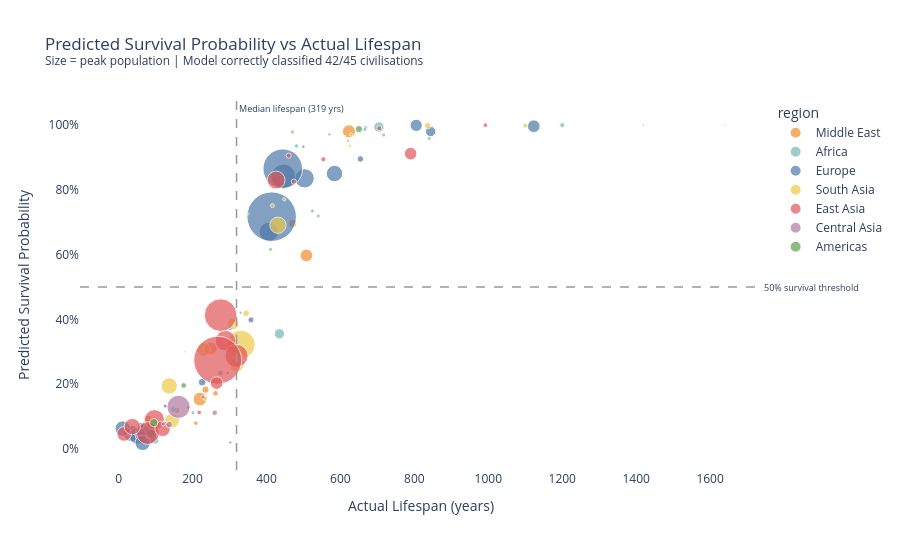

Notebook code for this chart:
### Code cell
def build_survival_scatter(survival_df):
    plot_df = survival_df.merge(
        df[['name', 'region', 'peak_population_m',
            'primary_collapse_trigger', 'founding_era']],
        on='name',
        how='left',
        suffixes=('', '_drop')
    )
    # Drop duplicate columns from merge
    plot_df = plot_df[[c for c in plot_df.columns
                       if not c.endswith('_drop')]]

    fig = px.scatter(
        plot_df,
        x='lifespan_years',
        y='survival_probability',
        color='region',
        size='peak_population_m',
        hover_name='name',
        hover_data={
            'lifespan_years': True,
            'survival_probability': ':.1%',
            'primary_collapse_trigger': True,
            'founding_era': True,
            'peak_population_m': ':.0f',
            'region': False
        },
        color_discrete_map=REGION_COLOURS,
        size_max=35,
        title=(
            'Predicted Survival Probability vs Actual Lifespan<br>'
            '<sup>Size = peak population | '
            'Model correctly classified 42/45 civilisations</sup>'
        )
    )

    fig.add_vline(
        x=319, line_dash='dash',
        line_color='#999999', line_width=1.5,
        annotation_text='Median lifespan (319 yrs)',
        annotation_position='top right',
        annotation_font_size=9
    )

    fig.add_hline(
        y=0.5, line_dash='dash',
        line_color='#999999', line_width=1.5,
        annotation_text='50% survival threshold',
        annotation_position='right',
        annotation_font_size=9
    )

    fig.update_layout(
        height=550,
        plot_bgcolor='white',
        paper_bgcolor='white',
        xaxis_title='Actual Lifespan (years)',
        yaxis_title='Predicted Survival Probability',
        yaxis_tickformat='.0%'
    )

    return fig


fig_survival = build_survival_scatter(survival_df)
fig_survival.show()
fig_survival.write_html("../data/processed/viz_survival.html")
print("Survival scatter built and saved")

### Figure 1 — Plotly figure (JSON) as saved in the notebook; plotly's stock layout.template omitted (floating-point values rounded to 4 significant figures)
{"data": [{"customdata": [["conquest", "Bronze Age", 0.5, "Middle East"], ["climate", "Bronze Age", 0.8, "Middle East"], ["conquest", "Classical", 2, "Middle East"], ["conquest", "Classical", 35, "Middle East"], ["conquest", "Classical", 20, "Middle East"], ["conquest", "Classical", 12, "Middle East"], ["fragmentation", "Medieval", 33, "Middle East"], ["conquest", "Medieval", 30, "Middle East"], ["fragmentation", "Medieval", 32, "Middle East"], ["migration", "Bronze Age", 3, "Middle East"], ["fragmentation", "Classical", 30, "Middle East"], ["fragmentation", "Medieval", 12, "Middle East"], ["conquest", "Early Modern", 10, "Middle East"], ["conquest", "Medieval", 6, "Middle East"], ["fragmentation", "Medieval", 8, "Middle East"], ["conquest", "Medieval", 4, "Middle East"]], "hovertemplate": "<b>%{hovertext}</b><br><br>lifespan_years=%{x}<br>survival_probability=%{y:.1%}<br>peak_population_m=%{customdata[2]:.0f}<br>primary_collapse_trigger=%{customdata[0]}<br>founding_era=%{customdata[1]}<extra></extra>", "hovertext": ["Sumerian City-States", "Akkadian Empire", "Neo-Babylonian Empire", "Achaemenid Persian Empire", "Sassanid Empire", "Parthian Empire", "Umayyad Caliphate", "Abbasid Caliphate", "Ottoman Empire", "Hittite Empire", "Seleucid Empire", "Ilkhanate", "Safavid Empire", "Fatimid Caliphate", "Seljuk Empire", "Ghaznavid Emirate"], "legendgroup": "Middle East", "marker": {"color": "#F28E2B", "size": [0.5, 0.8, 2.0, 35.0, 20.0, 12.0, 33.0, 30.0, 32.0, 3.0, 30.0, 12.0, 10.0, 6.0, 8.0, 4.0], "sizemode": "area", "sizeref": 0.3739, "symbol": "circle"}, "mode": "markers", "name": "Middle East", "orientation": "v", "showlegend": true, "type": "scatter", "x": [996, 180, 87, 220, 427, 471, 89, 508, 623, 470, 249, 79, 235, 262, 157, 209], "xaxis": "x", "y": [0.9978, 0.2999, 0.04155, 0.1542, 0.829, 0.6963, 0.05869, 0.5977, 0.9807, 0.9789, 0.3105, 0.0916, 0.1834, 0.172, 0.119, 0.07985], "yaxis": "y"}, {"customdata": [["fragmentation", "Bronze Age", 4, "Africa"], ["conquest", "Classical", 1, "Africa"], ["economic", "Classical", 3, "Africa"], ["fragmentation", "Medieval", 20, "Africa"], ["conquest", "Medieval", 3, "Africa"], ["conquest", "Medieval", 5, "Africa"], ["fragmentation", "Medieval", 3, "Africa"], ["economic", "Medieval", 2, "Africa"], ["fragmentation", "Medieval", 20, "Africa"], ["conquest", "Industrial", 10, "Africa"], ["conquest", "Medieval", 3, "Africa"], ["conquest", "Medieval", 0.5, "Africa"], ["conquest", "Early Modern", 3, "Africa"], ["conquest", "Classical", 4, "Africa"], ["fragmentation", "Medieval", 6, "Africa"], ["conquest", "Medieval", 3, "Africa"], ["conquest", "Classical", 7, "Africa"], ["conquest", "Early Modern", 2, "Africa"], ["conquest", "Medieval", 3, "Africa"], ["conquest", "Early Modern", 2, "Africa"], ["conquest", "Medieval", 1.5, "Africa"], ["conquest", "Early Modern", 3, "Africa"]], "hovertemplate": "<b>%{hovertext}</b><br><br>lifespan_years=%{x}<br>survival_probability=%{y:.1%}<br>peak_population_m=%{customdata[2]:.0f}<br>primary_collapse_trigger=%{customdata[0]}<br>founding_era=%{customdata[1]}<extra></extra>", "hovertext": ["Ancient Egypt - New Kingdom", "Kingdom of Kush", "Kingdom of Aksum", "Mali Empire", "Ghana Empire", "Kanem-Bornu Empire", "Kingdom of Kongo", "Mutapa Empire", "Ethiopian Empire", "Sokoto Caliphate", "Kingdom of Benin", "Kilwa Sultanate", "Asante Empire", "Carthage", "Almohad Caliphate", "Almoravid Dynasty", "Ptolemaic Kingdom", "Dahomey", "Buganda", "Funj Sultanate", "Adal Sultanate", "Wadai Empire"], "legendgroup": "Africa", "marker": {"color": "#76B7B2", "size": [4.0, 1.0, 3.0, 20.0, 3.0, 5.0, 3.0, 2.0, 20.0, 10.0, 3.0, 0.5, 3.0, 4.0, 6.0, 3.0, 7.0, 2.0, 3.0, 2.0, 1.5, 3.0], "sizemode": "area", "sizeref": 0.3739, "symbol": "circle"}, "mode": "markers", "name": "Africa", "orientation": "v", "showlegend": true, "type": "scatter", "x": [481, 1420, 840, 435, 540, 1200, 524, 330, 704, 99, 717, 613, 201, 668, 148, 107, 275, 304, 666, 317, 162, 411], "xaxis": "x", "y": [0.9353, 0.9998, 0.9587, 0.3558, 0.7195, 1.0, 0.7344, 0.4208, 0.9942, 0.02623, 0.9692, 0.9669, 0.112, 0.9917, 0.1221, 0.06563, 0.2347, 0.283, 0.9864, 0.3508, 0.09043, 0.6163], "yaxis": "y"}, {"customdata": [["conquest", "Classical", 8, "Europe"], ["fragmentation", "Classical", 50, "Europe"], ["overextension", "Classical", 70, "Europe"], ["conquest", "Classical", 30, "Europe"], ["fragmentation", "Medieval", 15, "Europe"], ["fragmentation", "Medieval", 20, "Europe"], ["fragmentation", "Medieval", 68, "Europe"], ["overextension", "Industrial", 44, "Europe"], ["fragmentation", "Industrial", 52, "Europe"], ["overextension", "Industrial", 90, "Europe"], ["conquest", "Industrial", 44, "Europe"], ["fragmentation", "Early Modern", 110, "Europe"], ["fragmentation", "Early Modern", 458, "Europe"], ["fragmentation", "Early Modern", 293, "Europe"], ["fragmentation", "Medieval", 50, "Europe"], ["migration", "Bronze Age", 2, "Europe"], ["conquest", "Medieval", 7, "Europe"], ["fragmentation", "Medieval", 28, "Europe"], ["conquest", "Medieval", 2, "Europe"], ["conquest", "Classical", 4, "Europe"], ["fragmentation", "Medieval", 8, "Europe"], ["conquest", "Medieval", 1, "Europe"], ["fragmentation", "Early Modern", 11, "Europe"], ["conquest", "Medieval", 2, "Europe"], ["fragmentation", "Medieval", 3, "Europe"]], "hovertemplate": "<b>%{hovertext}</b><br><br>lifespan_years=%{x}<br>survival_probability=%{y:.1%}<br>peak_population_m=%{customdata[2]:.0f}<br>primary_collapse_trigger=%{customdata[0]}<br>founding_era=%{customdata[1]}<extra></extra>", "hovertext": ["Classical Greece", "Macedonian Empire", "Roman Empire", "Byzantine Empire", "Carolingian Empire", "Holy Roman Empire", "Spanish Empire", "Napoleonic Empire", "Austro-Hungarian Empire", "German Empire and Third Reich", "Italian Colonial Empire", "French Colonial Empire", "British Empire", "Russian Empire and USSR", "Portuguese Empire", "Mycenaean Greece", "Kievan Rus", "Kingdom of France", "Republic of Venice", "Visigothic Kingdom", "Angevin Empire", "Great Moravia", "Polish-Lithuanian Commonwealth", "Teutonic Knights", "Kalmar Union"], "legendgroup": "Europe", "marker": {"color": "#4E79A7", "size": [8.0, 50.0, 70.0, 30.0, 15.0, 20.0, 68.0, 44.0, 52.0, 90.0, 44.0, 110.0, 458.0, 293.0, 50.0, 2.0, 7.0, 28.0, 2.0, 4.0, 8.0, 1.0, 11.0, 2.0, 3.0], "sizemode": "area", "sizeref": 0.3739, "symbol": "circle"}, "mode": "markers", "name": "Europe", "orientation": "v", "showlegend": true, "type": "scatter", "x": [654, 35, 503, 1123, 88, 844, 406, 11, 51, 74, 65, 446, 414, 444, 584, 500, 358, 805, 1100, 303, 60, 77, 226, 295, 126], "xaxis": "x", "y": [0.8955, 0.04827, 0.8357, 0.9966, 0.0476, 0.9801, 0.6703, 0.06323, 0.0404, 0.04627, 0.01878, 0.8421, 0.7174, 0.8655, 0.8504, 0.9332, 0.3985, 0.9993, 0.9997, 0.3721, 0.07258, 0.03585, 0.2061, 0.2343, 0.1329], "yaxis": "y"}, {"customdata": [["fragmentation", "Classical", 50, "South Asia"], ["migration", "Classical", 35, "South Asia"], ["fragmentation", "Early Modern", 150, "South Asia"], ["climate", "Bronze Age", 5, "South Asia"], ["conquest", "Classical", 8, "South Asia"], ["fragmentation", "Medieval", 50, "South Asia"], ["fragmentation", "Medieval", 40, "South Asia"], ["conquest", "Medieval", 25, "South Asia"], ["conquest", "Early Modern", 40, "South Asia"], ["climate", "Medieval", 2, "South Asia"], ["economic", "Medieval", 2, "South Asia"], ["conquest", "Medieval", 2, "South Asia"], ["conquest", "Medieval", 3, "South Asia"], ["conquest", "Classical", 1, "South Asia"], ["fragmentation", "Medieval", 8, "South Asia"], ["fragmentation", "Medieval", 4, "South Asia"]], "hovertemplate": "<b>%{hovertext}</b><br><br>lifespan_years=%{x}<br>survival_probability=%{y:.1%}<br>peak_population_m=%{customdata[2]:.0f}<br>primary_collapse_trigger=%{customdata[0]}<br>founding_era=%{customdata[1]}<extra></extra>", "hovertext": ["Maurya Empire", "Gupta Empire", "Mughal Empire", "Indus Valley Civilisation", "Kushan Empire", "Chola Dynasty", "Delhi Sultanate", "Vijayanagara Empire", "Maratha Empire", "Khmer Empire", "Srivijaya Empire", "Pagan Empire", "Ayutthaya", "Champa", "Dai Viet", "Majapahit"], "legendgroup": "South Asia", "marker": {"color": "#EDC948", "size": [50.0, 35.0, 150.0, 5.0, 8.0, 50.0, 40.0, 25.0, 40.0, 2.0, 2.0, 2.0, 3.0, 1.0, 8.0, 4.0], "sizemode": "area", "sizeref": 0.3739, "symbol": "circle"}, "mode": "markers", "name": "South Asia", "orientation": "v", "showlegend": true, "type": "scatter", "x": [137, 230, 331, 1100, 345, 431, 320, 310, 144, 629, 625, 448, 416, 1640, 836, 234], "xaxis": "x", "y": [0.1947, 0.3075, 0.3229, 0.9984, 0.4189, 0.691, 0.2606, 0.3864, 0.0873, 0.9706, 0.9361, 0.7707, 0.7513, 1.0, 0.9982, 0.157], "yaxis": "y"}, {"customdata": [["fragmentation", "Classical", 40, "East Asia"], ["fragmentation", "Classical", 60, "East Asia"], ["fragmentation", "Medieval", 80, "East Asia"], ["conquest", "Medieval", 100, "East Asia"], ["fragmentation", "Medieval", 75, "East Asia"], ["fragmentation", "Medieval", 200, "East Asia"], ["fragmentation", "Early Modern", 430, "East Asia"], ["overextension", "Industrial", 97, "East Asia"], ["conquest", "Bronze Age", 5, "East Asia"], ["fragmentation", "Classical", 30, "East Asia"], ["fragmentation", "Medieval", 50, "East Asia"], ["fragmentation", "Medieval", 5, "East Asia"], ["fragmentation", "Classical", 4, "East Asia"], ["conquest", "Classical", 5, "East Asia"], ["conquest", "Medieval", 3, "East Asia"], ["fragmentation", "Classical", 5, "East Asia"], ["fragmentation", "Early Modern", 30, "East Asia"], ["conquest", "Medieval", 4, "East Asia"], ["conquest", "Medieval", 45, "East Asia"], ["conquest", "Medieval", 3, "East Asia"]], "hovertemplate": "<b>%{hovertext}</b><br><br>lifespan_years=%{x}<br>survival_probability=%{y:.1%}<br>peak_population_m=%{customdata[2]:.0f}<br>primary_collapse_trigger=%{customdata[0]}<br>founding_era=%{customdata[1]}<extra></extra>", "hovertext": ["Qin Dynasty", "Han Dynasty", "Tang Dynasty", "Song Dynasty", "Yuan Dynasty", "Ming Dynasty", "Qing Dynasty", "Empire of Japan", "Shang Dynasty", "Zhou Dynasty", "Sui Dynasty", "Goryeo", "Silla", "Koguryo", "Balhae", "Yamato", "Tokugawa Shogunate", "Liao Dynasty", "Jin Empire", "Xixia"], "legendgroup": "East Asia", "marker": {"color": "#E15759", "size": [40.0, 60.0, 80.0, 100.0, 75.0, 200.0, 430.0, 97.0, 5.0, 30.0, 50.0, 5.0, 4.0, 5.0, 3.0, 5.0, 30.0, 4.0, 45.0, 3.0], "sizemode": "area", "sizeref": 0.3739, "symbol": "circle"}, "mode": "markers", "name": "East Asia", "orientation": "v", "showlegend": true, "type": "scatter", "x": [15, 426, 289, 319, 97, 276, 268, 79, 554, 790, 37, 474, 992, 705, 228, 460, 265, 218, 119, 189], "xaxis": "x", "y": [0.04642, 0.8302, 0.3344, 0.2875, 0.09071, 0.4133, 0.2742, 0.04922, 0.8946, 0.9119, 0.06925, 0.8255, 0.9998, 0.9903, 0.16, 0.9058, 0.2036, 0.113, 0.06231, 0.1289], "yaxis": "y"}, {"customdata": [["fragmentation", "Medieval", 100, "Central Asia"], ["fragmentation", "Medieval", 8, "Central Asia"], ["fragmentation", "Classical", 2, "Central Asia"], ["fragmentation", "Medieval", 6, "Central Asia"], ["fragmentation", "Medieval", 3, "Central Asia"]], "hovertemplate": "<b>%{hovertext}</b><br><br>lifespan_years=%{x}<br>survival_probability=%{y:.1%}<br>peak_population_m=%{customdata[2]:.0f}<br>primary_collapse_trigger=%{customdata[0]}<br>founding_era=%{customdata[1]}<extra></extra>", "hovertext": ["Mongol Empire", "Timurid Empire", "Xiongnu Confederation", "Golden Horde", "Chagatai Khanate"], "legendgroup": "Central Asia", "marker": {"color": "#B07AA1", "size": [100.0, 8.0, 2.0, 6.0, 3.0], "sizemode": "area", "sizeref": 0.3739, "symbol": "circle"}, "mode": "markers", "name": "Central Asia", "orientation": "v", "showlegend": true, "type": "scatter", "x": [162, 137, 302, 260, 121], "xaxis": "x", "y": [0.1301, 0.07576, 0.02024, 0.1121, 0.07729], "yaxis": "y"}, {"customdata": [["climate", "Classical", 10, "Americas"], ["fragmentation", "Classical", 0.5, "Americas"], ["conquest", "Medieval", 6, "Americas"], ["conquest", "Medieval", 12, "Americas"], ["conquest", "Medieval", 1.5, "Americas"], ["climate", "Medieval", 1, "Americas"], ["climate", "Bronze Age", 0.5, "Americas"], ["conquest", "Medieval", 1.5, "Americas"]], "hovertemplate": "<b>%{hovertext}</b><br><br>lifespan_years=%{x}<br>survival_probability=%{y:.1%}<br>peak_population_m=%{customdata[2]:.0f}<br>primary_collapse_trigger=%{customdata[0]}<br>founding_era=%{customdata[1]}<extra></extra>", "hovertext": ["Classic Maya", "Teotihuacan", "Aztec Empire", "Inca Empire", "Chimu Empire", "Toltec Empire", "Olmec", "Mixtec Empire"], "legendgroup": "Americas", "marker": {"color": "#59A14F", "size": [10.0, 0.5, 6.0, 12.0, 1.5, 1.0, 0.5, 1.5], "sizemode": "area", "sizeref": 0.3739, "symbol": "circle"}, "mode": "markers", "name": "Americas", "orientation": "v", "showlegend": true, "type": "scatter", "x": [650, 850, 176, 95, 570, 350, 1100, 621], "xaxis": "x", "y": [0.9877, 0.9976, 0.1962, 0.08119, 0.971, 0.7261, 0.9999, 0.9513], "yaxis": "y"}], "layout": {"annotations": [{"font": {"size": 9}, "showarrow": false, "text": "Median lifespan (319 yrs)", "x": 319, "xanchor": "left", "xref": "x", "y": 1, "yanchor": "top", "yref": "y domain"}, {"font": {"size": 9}, "showarrow": false, "text": "50% survival threshold", "x": 1, "xanchor": "left", "xref": "x domain", "y": 0.5, "yanchor": "middle", "yref": "y"}], "height": 550, "legend": {"itemsizing": "constant", "title": {"text": "region"}, "tracegroupgap": 0}, "paper_bgcolor": "white", "plot_bgcolor": "white", "shapes": [{"line": {"color": "#999999", "dash": "dash", "width": 1.5}, "type": "line", "x0": 319, "x1": 319, "xref": "x", "y0": 0, "y1": 1, "yref": "y domain"}, {"line": {"color": "#999999", "dash": "dash", "width": 1.5}, "type": "line", "x0": 0, "x1": 1, "xref": "x domain", "y0": 0.5, "y1": 0.5, "yref": "y"}], "title": {"text": "Predicted Survival Probability vs Actual Lifespan<br><sup>Size = peak population | Model correctly classified 42/45 civilisations</sup>"}, "xaxis": {"anchor": "y", "domain": [0, 1], "title": {"text": "Actual Lifespan (years)"}}, "yaxis": {"anchor": "x", "domain": [0, 1], "tickformat": ".0%", "title": {"text": "Predicted Survival Probability"}}}}
